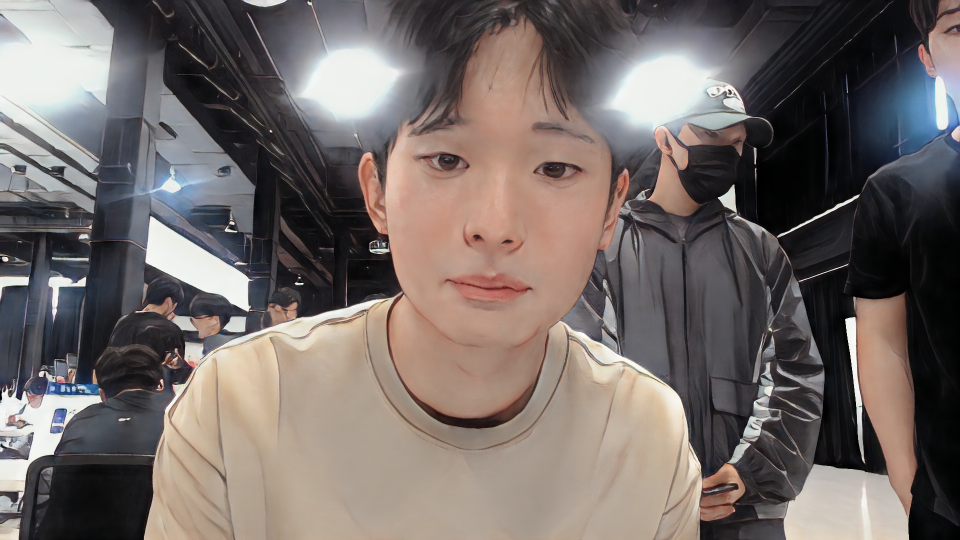
#> input picture box_server/view/assets/photo/convert.jpg, 1920 x 1080 px (shown at 1/2 size)
$ python printer.py
#> lines starting #> are read from the running program, lines starting #| are printed output that depends on the picture; pictures that were not available may be replaced by others from this repository, and a replacement may not be noted
import cv2
import os
import argparse

parser = argparse.ArgumentParser()
parser.add_argument("-d", "--decimal", action="store")
args = parser.parse_args()

photo_path = os.path.join((os.path.dirname(__file__)), "../../../view/assets/photo/convert.jpg")

# t = os.path.join((os.path.dirname(__file__)), "2.jpg")

frame_path = os.path.join((os.path.dirname(__file__)), f"../../../view/assets/frame/{args.decimal}L.png")

img = cv2.imread(photo_path, cv2.IMREAD_COLOR)
#> img is the input picture: shape (1080, 1920, 3); mean B, G, R 103.4, 106.7, 115.5
img = img[40:1040,220:1700,:]
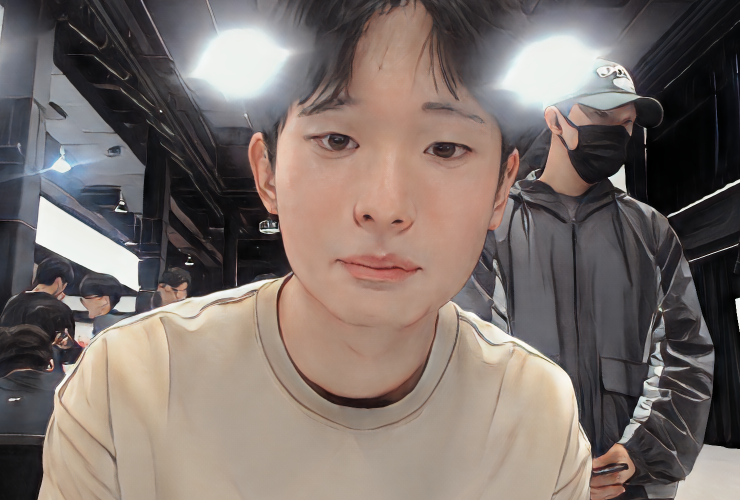
#> img: shape (1000, 1480, 3) (shown at 1/2 size); mean B, G, R 106.3, 111.4, 123
frame = cv2.imread(frame_path, cv2.IMREAD_COLOR)
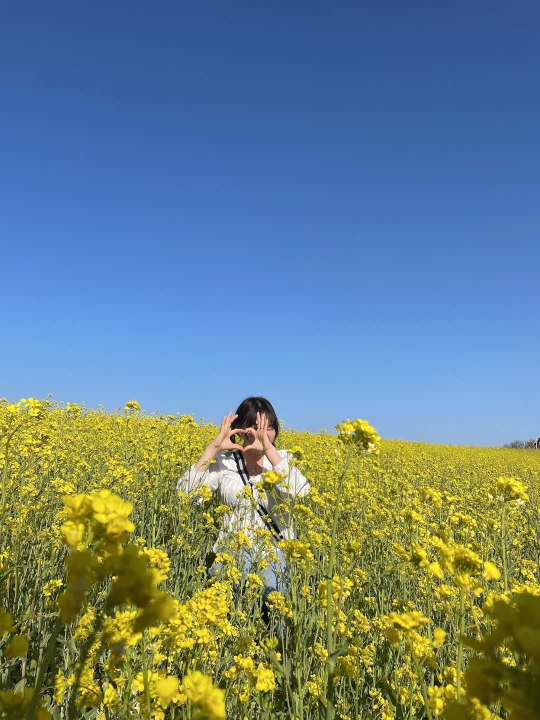
#> input picture box_server/src/service/cups/photo/2.jpg, 1080 x 1440 px, given in place of NoneL.png, which was not available (shown at 1/2 size)
#> frame is the input picture: shape (1440, 1080, 3); mean B, G, R 134.7, 129.5, 105.4
frame = cv2.resize(frame, (1480, 1000))
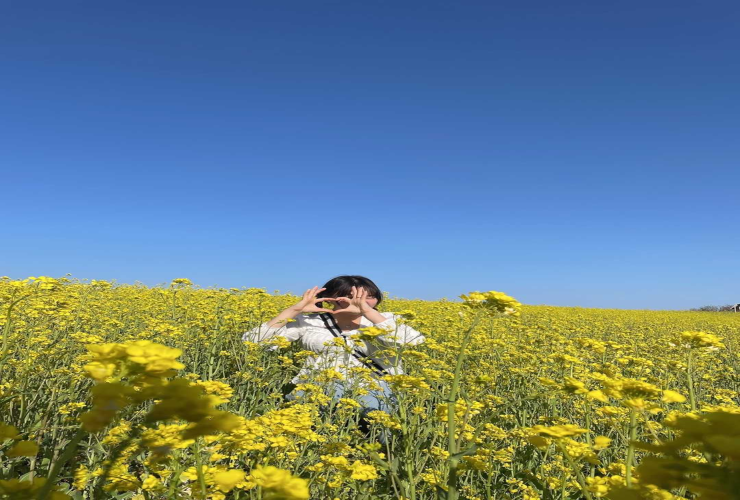
#> frame: shape (1000, 1480, 3) (shown at 1/2 size); mean B, G, R 134.6, 129.4, 105.4

output_path = os.path.join((os.path.dirname(__file__)), "merge.jpg")
mask_path = os.path.join((os.path.dirname(__file__)), f"../../../view/assets/frame/{args.decimal}_mask.png")

mask = cv2.imread(mask_path, cv2.IMREAD_GRAYSCALE)
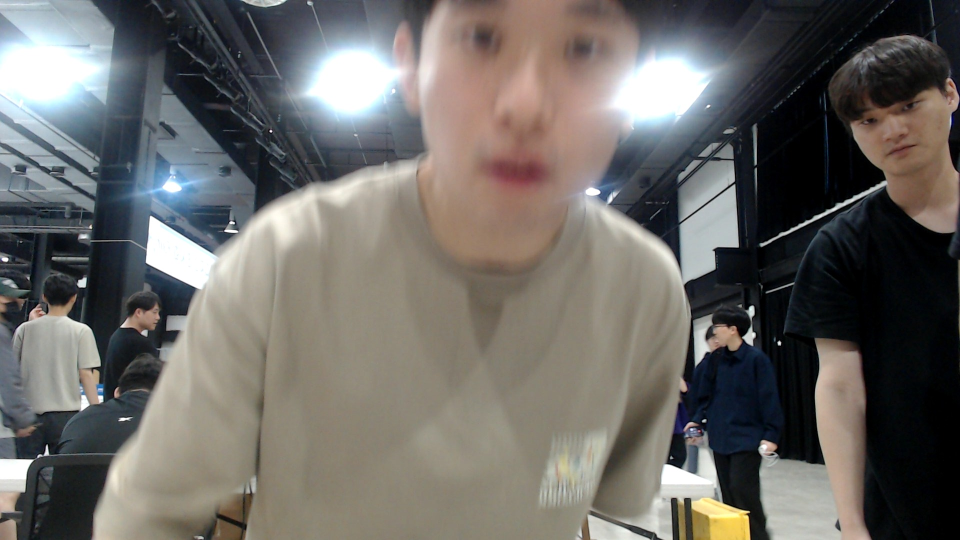
#> input picture box_server/view/assets/photo/1.jpg, 1920 x 1080 px, given in place of None_mask.png, which was not available (shown at 1/2 size)
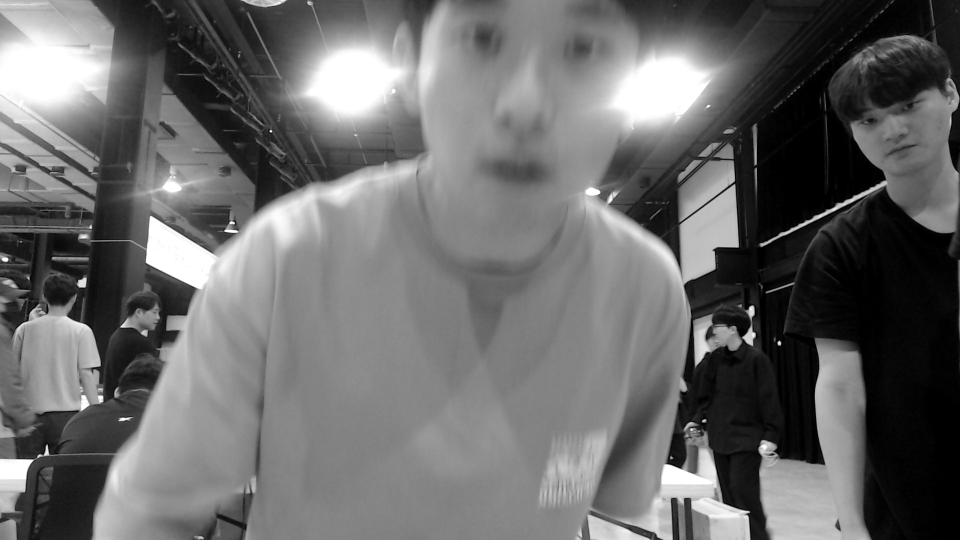
#> mask: shape (1080, 1920) (shown at 1/2 size); min 0, max 255, mean 106.2

#> (the run stopped early here; a loop or call above may not have finished)
